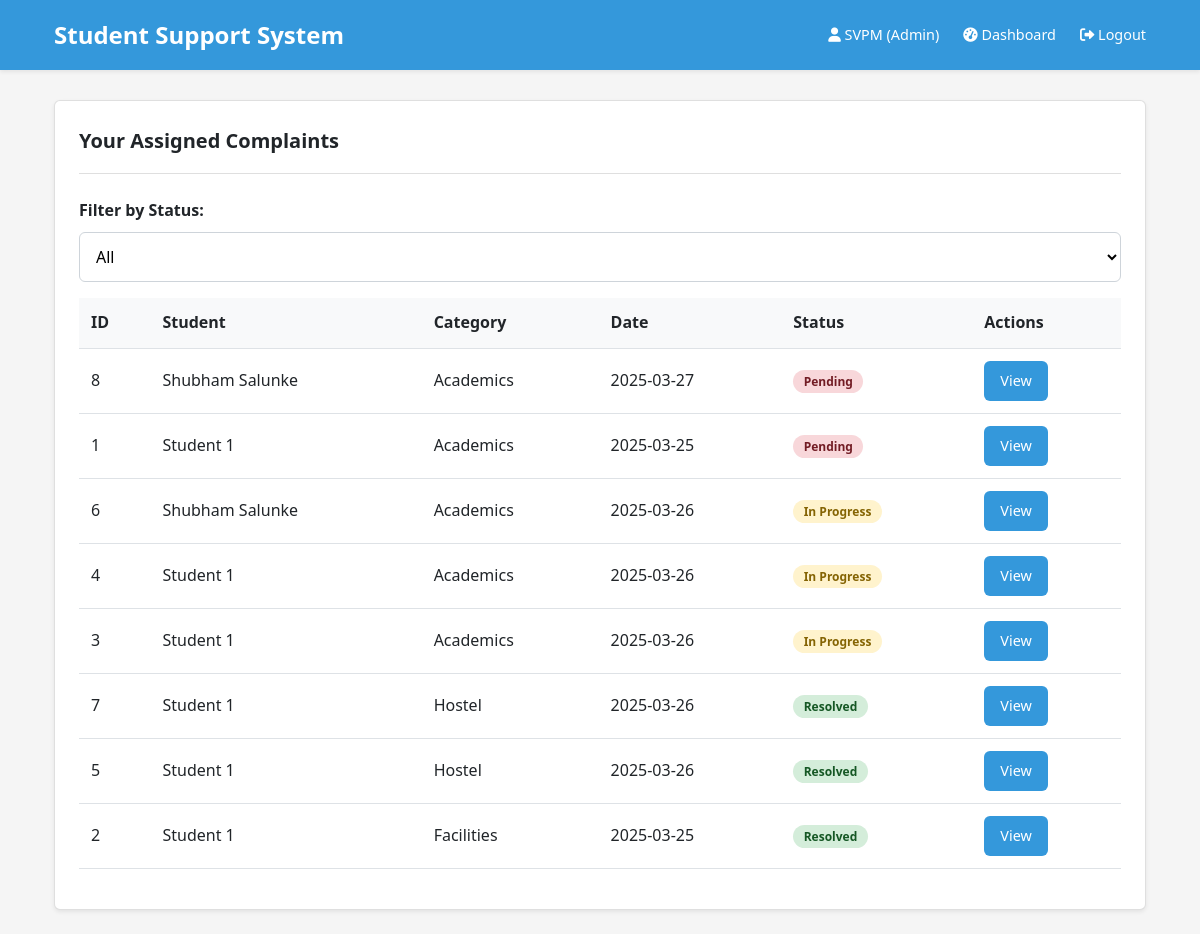
Screenshot of /admin/dashboard (signed in) with the database file from the repository.
### tables this page shows
CREATE TABLE complaints (
                id INTEGER PRIMARY KEY AUTOINCREMENT,
                student_id INTEGER NOT NULL,
                admin_id INTEGER,
                category TEXT NOT NULL,
                subcategory TEXT NOT NULL,
                description TEXT NOT NULL,
                file_path TEXT,
                status TEXT DEFAULT 'pending' CHECK (status IN ('pending', 'in_progress', 'resolved')),
                created_at TIMESTAMP DEFAULT CURRENT_TIMESTAMP,
                updated_at TIMESTAMP DEFAULT CURRENT_TIMESTAMP,
                FOREIGN KEY (student_id) REFERENCES users (id),
                FOREIGN KEY (admin_id) REFERENCES users (id)
            );

CREATE TABLE users (
                id INTEGER PRIMARY KEY AUTOINCREMENT,
                username TEXT UNIQUE NOT NULL,
                password TEXT NOT NULL,
                role TEXT NOT NULL CHECK (role IN ('student', 'admin', 'pending_admin')),
                full_name TEXT NOT NULL,
                email TEXT NOT NULL,
                created_at TIMESTAMP DEFAULT CURRENT_TIMESTAMP
            );

### app.py (the view)
@app.route('/admin/dashboard', methods=['GET', 'POST'])
@admin_required
def admin_dashboard():
    db = get_db()
    try:
        filter_admin_id = request.form.get('filter_admin_id') if request.method == 'POST' else None
        query = '''
            SELECT c.*,
                   s.full_name AS student_name,
                   a.full_name AS admin_name
            FROM complaints c
            JOIN users s ON c.student_id = s.id
            LEFT JOIN users a ON c.admin_id = a.id
        '''
        params = []
        if filter_admin_id:
            query += ' WHERE c.admin_id = ?'
            params.append(filter_admin_id)
        query += '''
            ORDER BY CASE c.status
                WHEN 'pending' THEN 1
                WHEN 'in_progress' THEN 2
                WHEN 'resolved' THEN 3
            END, c.created_at DESC
        '''
        complaints = db.execute(query, params).fetchall()
        admins = db.execute(
            'SELECT id, full_name FROM users WHERE role = "admin"'
        ).fetchall()
        pending_admins_count = db.execute(
            'SELECT COUNT(*) as count FROM users WHERE role = "pending_admin"'
        ).fetchone()['count']
        return render_template('admin/dashboard.html',
                               complaints=complaints,
                               admins=admins,
                               pending_admins_count=pending_admins_count,
                               selected_admin_id=filter_admin_id)
    except sqlite3.Error as e:
        flash(f'Error retrieving complaints: {str(e)}', 'danger')
        return redirect(url_for('home'))
    finally:
        db.close()

### app.py (called while the page is built)
def get_db():
    db = sqlite3.connect(app.config['DATABASE'])
    db.row_factory = sqlite3.Row
    return db

def admin_required(f):
    @wraps(f)
    def decorated_function(*args, **kwargs):
        if 'user_id' not in session or session.get('role') != 'admin':
            flash('Admin access required', 'danger')
            return redirect(url_for('login'))
        return f(*args, **kwargs)
    return decorated_function

@app.context_processor
def inject_now():
    return {'now': datetime.now()}

### templates/admin/dashboard.html (shortened to what this page needs)
{% extends "base.html" %}
{% block content %}
<div class="card">
    <div class="card-header">
        <h2 class="card-title">Your Assigned Complaints</h2>
    </div>
    <div class="card-body">
        <div class="mb-3">
            <label for="statusFilter" class="form-label">Filter by Status:</label>
            <select id="statusFilter" class="form-select" onchange="filterComplaints()">
                <option value="all">All</option>
            </select>
        </div>
        {% if complaints %}
            <div class="table-responsive">
                <table class="table" id="complaintsTable">
                    <thead>
                        <tr>
                            <th>ID</th>
                            <th>Student</th>
                            <th>Category</th>
                            <th>Date</th>
                            <th>Status</th>
                            <th>Actions</th>
                        </tr>
                    </thead>
                    <tbody>
                        {% for complaint in complaints %}
                        <tr data-status="{{ complaint.status }}">
                            <td>{{ complaint.id }}</td>
                            <td>{{ complaint.student_name }}</td>
                            <td>{{ complaint.category|title }}</td>
                            <td>{{ complaint.created_at[:10] }}</td>
                            <td>
                                <span class="badge badge-{{ complaint.status }}">
                                    {{ complaint.status|replace('_', ' ')|title }}
                                </span>
                            </td>
                            <td>
                                <a href="{{ url_for('admin_view_complaint', complaint_id=complaint.id) }}" class="btn">View</a>
                            </td>
                        </tr>
                        {% endfor %}
                    </tbody>
                </table>
            </div>
        {% else %}
            <p>You don't have any assigned complaints.</p>
        {% endif %}
    </div>
</div>
{% endblock %}

### templates/base.html (shortened to what this page needs)
<!DOCTYPE html>
<html lang="en">
<head>
    <link rel="stylesheet" href="{{ url_for('static', filename='css/style.css') }}">
    <link rel="stylesheet" href="https://cdnjs.cloudflare.com/ajax/libs/font-awesome/6.0.0/css/all.min.css">
</head>
<body>
    <header>
        <div class="container header-content">
            <h1 style="font-weight: 700;">Student Support System</h1>
            <nav>
                {% if 'user_id' in session %}
                    <span><i class="fas fa-user"></i> {{ session.full_name }} ({{ session.role|title }})</span>
                    {% if session.role == 'student' %}
                        <a href="{{ url_for('student_dashboard') }}"> Dashboard</a>
                    {% else %}
                        <a href="{{ url_for('admin_dashboard') }}"><i class="fas fa-tachometer-alt"></i> Dashboard</a>
                    {% endif %}
                    <a href="{{ url_for('logout') }}"><i class="fas fa-sign-out-alt"></i> Logout</a>
                {% else %}
                    <a href="{{ url_for('login') }}"><i class="fas fa-sign-in-alt"></i> Login</a>
                    <a href="{{ url_for('register') }}"><i class="fas fa-user-plus"></i> Register</a>
                {% endif %}
            </nav>
        </div>
    </header>
    <main class="container">
        {% block content %}{% endblock %}
    </main>
</body>
</html>

### templates/static/css/style.css (style rules this page uses)
:root { --primary-color: #3498db; --primary-dark: #2980b9; --success-color: #2ecc71; --danger-color: #e74c3c; --warning-color: #f39c12; --light-color: #f8f9fa; --dark-color: #343a40; --gray-color: #6c757d; --text-color: #212529; --text-light: #6c757d; --border-radius: 0.375rem; --box-shadow: 0 0.125rem 0.25rem rgba(0, 0, 0, 0.075); --transition: all 0.3s ease; --container-width: 1140px; }
* { margin: 0; padding: 0; box-sizing: border-box; }
body { font-family: 'Segoe UI', Tahoma, Geneva, Verdana, sans-serif; line-height: 1.6; color: var(--text-color); background-color: #f5f5f5; display: flex; flex-direction: column; min-height: 100vh; }
.container { width: 100%; max-width: var(--container-width); margin: 0 auto; padding: 0 1.5rem; }
header { background-color: var(--primary-color); color: white; padding: 1rem 0; box-shadow: var(--box-shadow); position: sticky; top: 0; z-index: 1000; margin-bottom: 30px; }
.header-content { display: flex; justify-content: space-between; align-items: center; }
header h1 { font-size: 1.5rem; font-weight: 600; }
nav { display: flex; gap: 1.5rem; align-items: center; }
nav a, nav span { color: white; text-decoration: none; font-size: 0.9rem; transition: var(--transition); padding: 0.25rem 0; border-bottom: 2px solid transparent; }
main { flex: 1; padding: 2rem 0; }
.card { background-color: white; border-radius: var(--border-radius); box-shadow: var(--box-shadow); padding: 1.5rem; margin-bottom: 1.5rem; border: 1px solid rgba(0, 0, 0, 0.125); }
.card-header { border-bottom: 1px solid rgba(0, 0, 0, 0.125); padding-bottom: 1rem; margin-bottom: 1.5rem; display: flex; justify-content: space-between; align-items: center; flex-wrap: wrap; gap: 1rem; }
.card-title { font-size: 1.25rem; margin: 0; font-weight: 600; }
.btn { display: inline-flex; align-items: center; justify-content: center; background-color: var(--primary-color); color: white; border: none; padding: 0.5rem 1rem; border-radius: var(--border-radius); cursor: pointer; font-size: 0.9rem; transition: var(--transition); text-decoration: none; gap: 0.5rem; height: 2.5rem; }
label { display: block; margin-bottom: 0.5rem; font-weight: 600; }
input, select, textarea { width: 100%; padding: 0.75rem; border: 1px solid #ced4da; border-radius: var(--border-radius); font-family: inherit; font-size: 1rem; transition: var(--transition); background-color: white; }
.table { width: 100%; border-collapse: collapse; margin-bottom: 1rem; }
.table th, .table td { padding: 0.75rem; text-align: left; border-bottom: 1px solid #dee2e6; vertical-align: middle; }
.table th { background-color: #f8f9fa; font-weight: 600; color: var(--text-color); }
.badge { display: inline-block; padding: 0.35rem 0.65rem; font-size: 0.75rem; font-weight: 600; line-height: 1; text-align: center; white-space: nowrap; vertical-align: baseline; border-radius: 10rem; }
.badge-pending { background-color: #f8d7da; color: #721c24; }
.badge-in_progress { background-color: #fff3cd; color: #856404; }
.badge-resolved { background-color: #d4edda; color: #155724; }
.mb-3 { margin-bottom: 1rem !important; }

### rows the page displays
complaints: id "8", student_name "Shubham Salunke", category "Academics", created_at "2025-03-27", status "Pending"
complaints: id "1", student_name "Student 1", category "Academics", created_at "2025-03-25", status "Pending"
complaints: id "6", student_name "Shubham Salunke", category "Academics", created_at "2025-03-26", status "In Progress"
complaints: id "4", student_name "Student 1", category "Academics", created_at "2025-03-26", status "In Progress"
complaints: id "3", student_name "Student 1", category "Academics", created_at "2025-03-26", status "In Progress"
complaints: id "7", student_name "Student 1", category "Hostel", created_at "2025-03-26", status "Resolved"
complaints: id "5", student_name "Student 1", category "Hostel", created_at "2025-03-26", status "Resolved"
complaints: id "2", student_name "Student 1", category "Facilities", created_at "2025-03-25", status "Resolved"

### other values shown
{{ session.full_name }} "SVPM"
{{ session.role|title }} "Admin"
